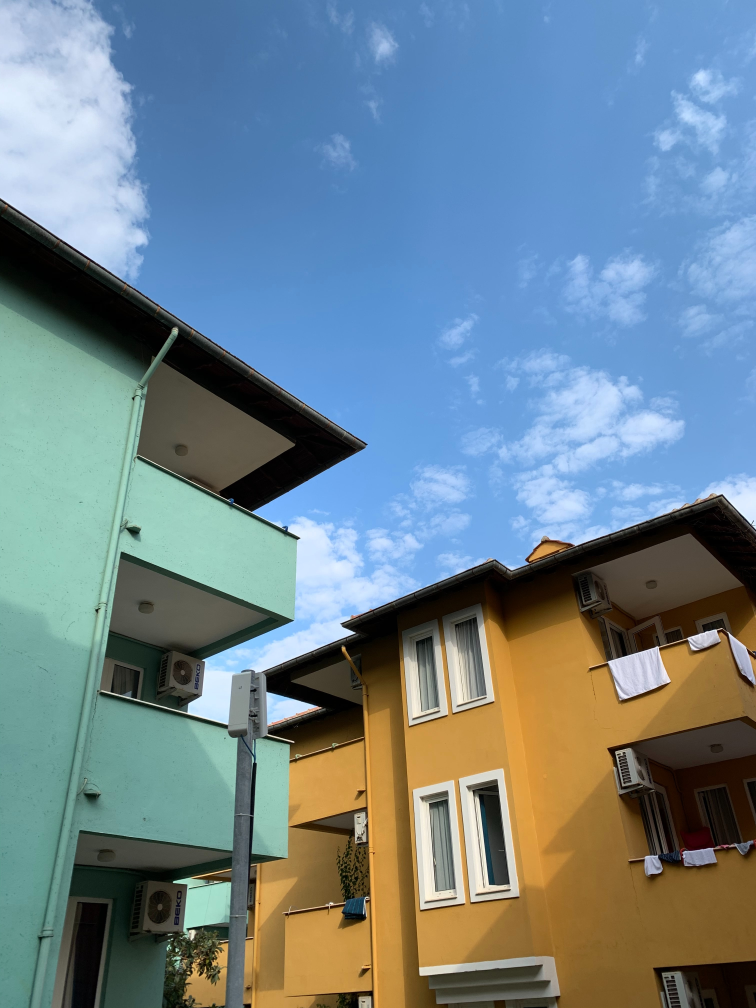
#> input picture modules/pillow/images/buildings.jpg, 3024 x 4032 px, found by its file name (shown at 1/4 size); its folder holds only this picture in this run
$ python grayscale_converter.py
#> lines starting #> are read from the running program, lines starting #| are printed output that depends on the picture
import os
from PIL import Image, ImageFilter

path = os.path.dirname(__file__)
dirname = path + "/images"
output_dirname = path + "/greyscale"
images_list = os.listdir(dirname)

if not os.path.exists(output_dirname):
    os.makedirs(output_dirname)

for image in images_list:
    name, format = os.path.splitext(image)

    original = Image.open(f'{dirname}\{image}')
#> original is the input picture: PIL image 3024x4032 RGB; mean R, G, B 112.6, 132.9, 142.7
    size = (1000,1000)
    original.thumbnail(size)
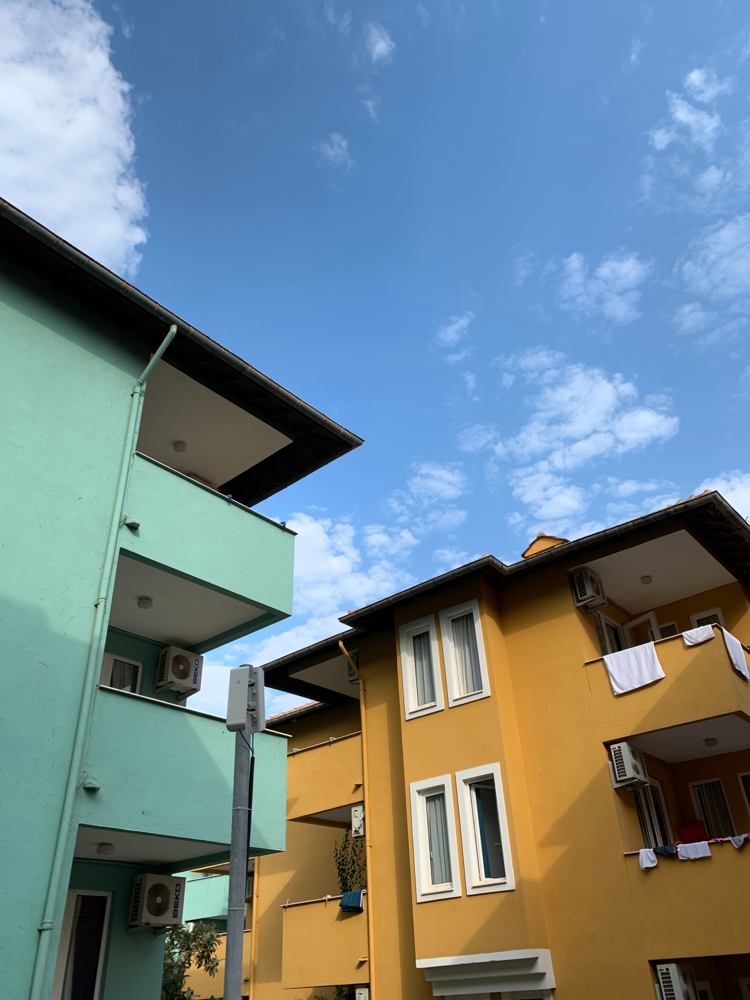
#> original: PIL image 750x1000 RGB; mean R, G, B 112.8, 133, 142.8

    grayscale_image = original.convert('L')
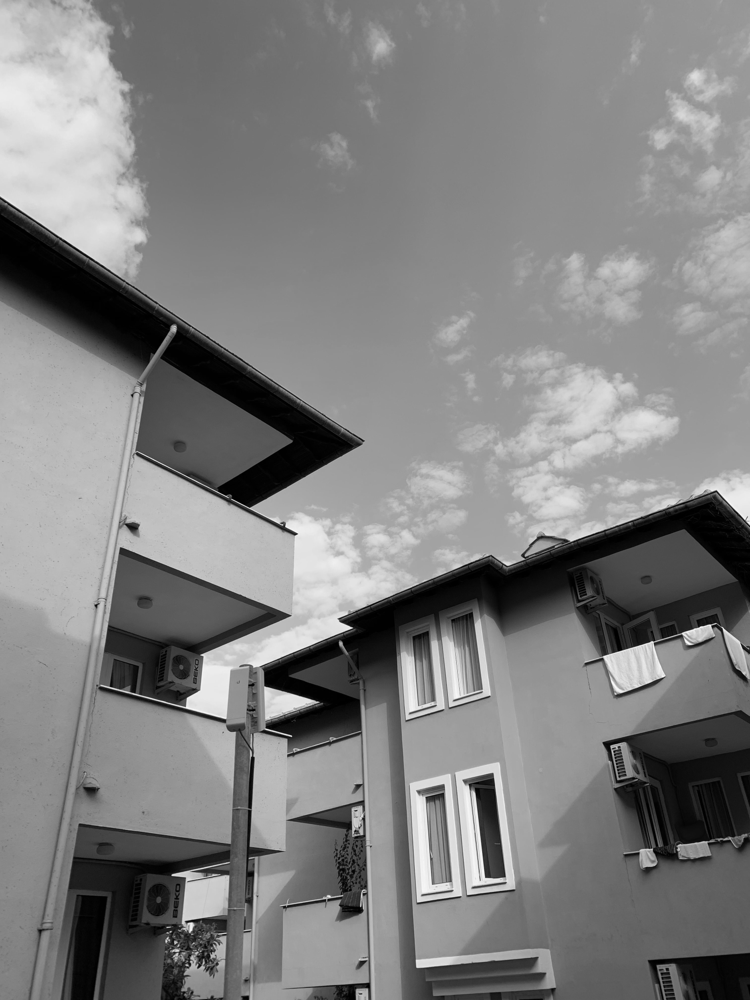
#> grayscale_image: PIL image 750x1000 L; min 0, max 253, mean 128.1
    grayscale_image.save(f'{output_dirname}\{image}')
